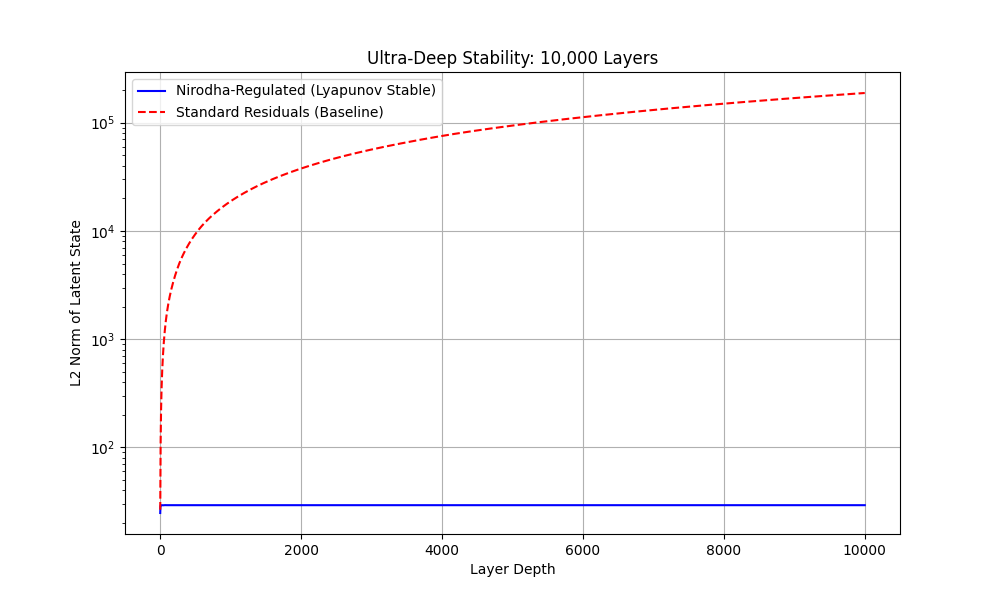

Source code (Python):
import torch
import torch.nn as nn
import matplotlib.pyplot as plt
from nirodha.core import CognitiveState, YogaRegulator

def run_ultra_deep_test():
    print("Starting Experiment 1: Ultra-Deep Network Stability (10,000 Layers)")
    dim = 512
    depth = 10000
    beta = 0.5
    
    # 1. Models
    # Native dynamics projection (residual block logic)
    projection = torch.randn(dim, dim) * 0.05
    
    # Nirodha System
    C0 = torch.randn(dim)
    state_nirodha = CognitiveState(C0.clone())
    regulator = YogaRegulator(beta=beta)
    
    # Baseline System (Standard Residuals: h = h + x)
    h_baseline = C0.clone()
    
    nirodha_norms = []
    baseline_norms = []
    
    print(f"Simulating forward pass through {depth} layers...")
    
    for i in range(depth):
        # Forward step dynamics
        delta = torch.tanh(state_nirodha.C @ projection)
        delta_b = torch.tanh(h_baseline @ projection)
        
        # Nirodha Regulation
        state_nirodha = regulator(state_nirodha, delta)
        
        # Baseline Update
        h_baseline = h_baseline + delta_b
        
        nirodha_norms.append(torch.norm(state_nirodha.C).item())
        baseline_norms.append(torch.norm(h_baseline).item())
        
        if i % 1000 == 0:
            print(f"  Layer {i:5}: Nirodha Norm={nirodha_norms[-1]:.2f}, Baseline Norm={baseline_norms[-1]:.2f}")
            if baseline_norms[-1] > 1e10:
                print("  [WARN] Baseline exploded.")
                break

    # Plotting
    plt.figure(figsize=(10, 6))
    plt.plot(nirodha_norms, label='Nirodha-Regulated (Lyapunov Stable)', color='blue')
    plt.plot(baseline_norms, label='Standard Residuals (Baseline)', color='red', linestyle='--')
    plt.yscale('log')
    plt.title('Ultra-Deep Stability: 10,000 Layers')
    plt.xlabel('Layer Depth')
    plt.ylabel('L2 Norm of Latent State')
    plt.legend()
    plt.grid(True)
    plt.savefig('app_deep_networks.png')
    print("\nResults saved to app_deep_networks.png")
    
    if nirodha_norms[-1] < 100 and baseline_norms[-1] > 1000:
        print("✅ SUCCESS: Nirodha maintained stability at 10,000 layers while baseline diverged.")
    else:
        print("❌ Stability differentiation not cleared.")

if __name__ == "__main__":
    run_ultra_deep_test()
